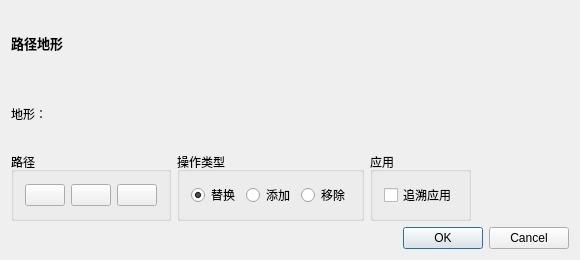
<?xml version="1.0" encoding="UTF-8"?>
<ui version="4.0">
 <class>TilePather</class>
 <widget class="QWidget" name="TilePather">
  <property name="windowModality">
   <enum>Qt::ApplicationModal</enum>
  </property>
  <property name="geometry">
   <rect>
    <x>0</x>
    <y>0</y>
    <width>580</width>
    <height>260</height>
   </rect>
  </property>
  <property name="windowTitle">
   <string>地形路径</string>
  </property>
  <layout class="QVBoxLayout" name="verticalLayout">
   <item>
    <widget class="QLabel" name="pathingTileLabel">
     <property name="text">
      <string>&lt;html&gt;&lt;head/&gt;&lt;body&gt;&lt;p&gt;&lt;span style=&quot; font-size:10pt; font-weight:600;&quot;&gt;路径地形&lt;/span&gt;&lt;/p&gt;&lt;/body&gt;&lt;/html&gt;</string>
     </property>
    </widget>
   </item>
   <item>
    <widget class="QLabel" name="selectedTileLabel">
     <property name="text">
      <string>地形：</string>
     </property>
    </widget>
   </item>
   <item>
    <layout class="QHBoxLayout" name="flowlayout_placeholder"/>
   </item>
   <item>
    <layout class="QHBoxLayout" name="horizontalLayout_2">
     <item>
      <widget class="QGroupBox" name="groupBox_2">
       <property name="title">
        <string>路径</string>
       </property>
       <layout class="QHBoxLayout" name="horizontalLayout_4">
        <item>
         <widget class="QPushButton" name="unwalkable">
          <property name="toolTip">
           <string>是否应用不可行走。</string>
          </property>
          <property name="text">
           <string/>
          </property>
          <property name="icon">
           <iconset>
            <normaloff>data/icons/walkable.png</normaloff>data/icons/walkable.png</iconset>
          </property>
          <property name="iconSize">
           <size>
            <width>32</width>
            <height>32</height>
           </size>
          </property>
          <property name="checkable">
           <bool>true</bool>
          </property>
         </widget>
        </item>
        <item>
         <widget class="QPushButton" name="unflyable">
          <property name="toolTip">
           <string>是否应用不可飞行。</string>
          </property>
          <property name="text">
           <string/>
          </property>
          <property name="icon">
           <iconset>
            <normaloff>data/icons/flyable.png</normaloff>data/icons/flyable.png</iconset>
          </property>
          <property name="iconSize">
           <size>
            <width>32</width>
            <height>32</height>
           </size>
          </property>
          <property name="checkable">
           <bool>true</bool>
          </property>
         </widget>
        </item>
        <item>
         <widget class="QPushButton" name="unbuildable">
          <property name="toolTip">
           <string>是否应用不可建造。</string>
          </property>
          <property name="text">
           <string/>
          </property>
          <property name="icon">
           <iconset>
            <normaloff>data/icons/buildable.png</normaloff>data/icons/buildable.png</iconset>
          </property>
          <property name="iconSize">
           <size>
            <width>32</width>
            <height>32</height>
           </size>
          </property>
          <property name="checkable">
           <bool>true</bool>
          </property>
         </widget>
        </item>
       </layout>
      </widget>
     </item>
     <item>
      <widget class="QGroupBox" name="groupBox">
       <property name="toolTip">
        <string>新路径应用方式</string>
       </property>
       <property name="title">
        <string>操作类型</string>
       </property>
       <layout class="QHBoxLayout" name="horizontalLayout_3">
        <item>
         <widget class="QRadioButton" name="replaceType">
          <property name="toolTip">
           <string>替换现有路径</string>
          </property>
          <property name="text">
           <string>替换</string>
          </property>
          <property name="checked">
           <bool>true</bool>
          </property>
         </widget>
        </item>
        <item>
         <widget class="QRadioButton" name="addType">
          <property name="toolTip">
           <string>在现有路径上添加所选类型。</string>
          </property>
          <property name="text">
           <string>添加</string>
          </property>
         </widget>
        </item>
        <item>
         <widget class="QRadioButton" name="removeType">
          <property name="toolTip">
           <string>从现有路径中移除所选类型。</string>
          </property>
          <property name="text">
           <string>移除</string>
          </property>
         </widget>
        </item>
       </layout>
      </widget>
     </item>
     <item>
      <widget class="QGroupBox" name="groupBox_3">
       <property name="title">
        <string>应用</string>
       </property>
       <layout class="QVBoxLayout" name="verticalLayout_2">
        <item>
         <widget class="QCheckBox" name="applyRetroactively">
          <property name="toolTip">
           <string>路径是应用到所有现有地形还是仅应用到新放置的地形。</string>
          </property>
          <property name="text">
           <string>追溯应用</string>
          </property>
         </widget>
        </item>
       </layout>
      </widget>
     </item>
     <item>
      <spacer name="horizontalSpacer_2">
       <property name="orientation">
        <enum>Qt::Horizontal</enum>
       </property>
       <property name="sizeHint" stdset="0">
        <size>
         <width>40</width>
         <height>20</height>
        </size>
       </property>
      </spacer>
     </item>
    </layout>
   </item>
   <item>
    <widget class="QDialogButtonBox" name="buttonBox">
     <property name="standardButtons">
      <set>QDialogButtonBox::Cancel|QDialogButtonBox::Ok</set>
     </property>
    </widget>
   </item>
  </layout>
 </widget>
 <layoutdefault spacing="6" margin="11"/>
 <resources/>
 <connections/>
</ui>
